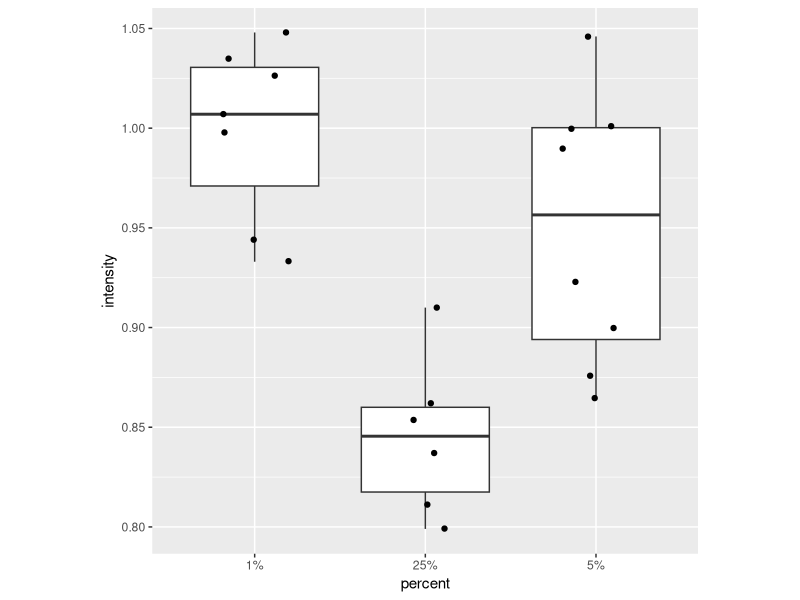

The R script that drew this image:
## ---- chunk 1
knitr::opts_chunk$set(
  echo = FALSE,
  fig.align = "center")
library(tidyverse)
## ---- chunk 2
farm1 <- c(18.0, 18.5, 18.9, 18.2, 17.9, 15.9, 16.8, 18.2, 17.3, 17.5, 17.7, 17.8, 17.1,
           17.0, 16.3)
farm2 <- c(14.3, 13.2, 17.3, 14.9, 16.4, 16.0, 18.6, 17.3, 15.5, 16.8, 15.7, 18.0, 15.2)
## ---- chunk 3
df1 <- data.frame(farm = "farm1", liver_weight = farm1)
df2 <- data.frame(farm = "farm2", liver_weight = farm2)
df <- rbind(df1, df2)
print(df)
## ---- chunk 4
df2 <- df %>%
  group_by(farm) %>%
  summarize(sample_mean = mean(liver_weight), sample_var = var(liver_weight))
print(df2)
## ---- chunk 5
egg_yolk_1_percent <- c(0.944, 1.048, 1.026, 1.007, 0.933, 0.998, 1.035)
egg_yolk_5_percent <- c(0.865, 1.000, 1.001, 0.900, 0.923, 0.876, 1.046, 0.990)
egg_yolk_25_percent <- c(0.811, 0.862, 0.910, 0.799, 0.837, 0.854)
## ---- chunk 6
df1 <- data.frame(percent = "1%", intensity = egg_yolk_1_percent)
df5 <- data.frame(percent = "5%", intensity = egg_yolk_5_percent)
df25 <- data.frame(percent = "25%", intensity = egg_yolk_25_percent)
df <- rbind(df1, df5, df25)
ggplot(df, aes(percent, intensity)) + 
  geom_boxplot() +
  geom_jitter(width = 0.2) +
  theme(aspect.ratio = 1)
